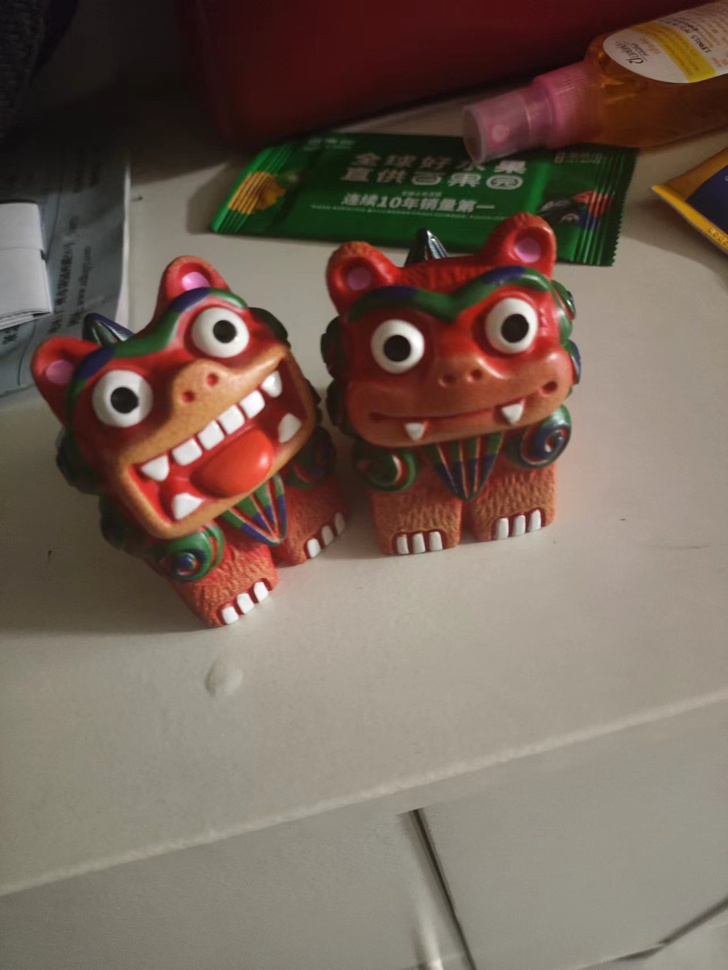
#> input picture 11.jpg, 728 x 970 px, shrunk from 1279 x 1704 before the run
$ python main.py
#> lines starting #> are read from the running program, lines starting #| are printed output that depends on the picture
from PIL import Image, ImageDraw


def draw_line_on_image(image_path, start_x, start_y, end_x, end_y, line_color, line_thickness, output_path):
    # 打开图像
#> called with image_path = '11.jpg', start_x = 50, start_y = 50, end_x = 200, end_y = 200, line_color = (0, 255, 0), line_thickness = 25, output_path = 'output_image.jpg'
    image = Image.open(image_path)
#> image is the input picture: PIL image 728x970 RGB; mean R, G, B 117, 99.6, 88.1

    # 创建一个可绘制的对象
    draw = ImageDraw.Draw(image)

    # 绘制线条
    draw.line([(start_x, start_y), (end_x, end_y)], fill=line_color, width=line_thickness)

    # 保存修改后的图像
    image.save(output_path)
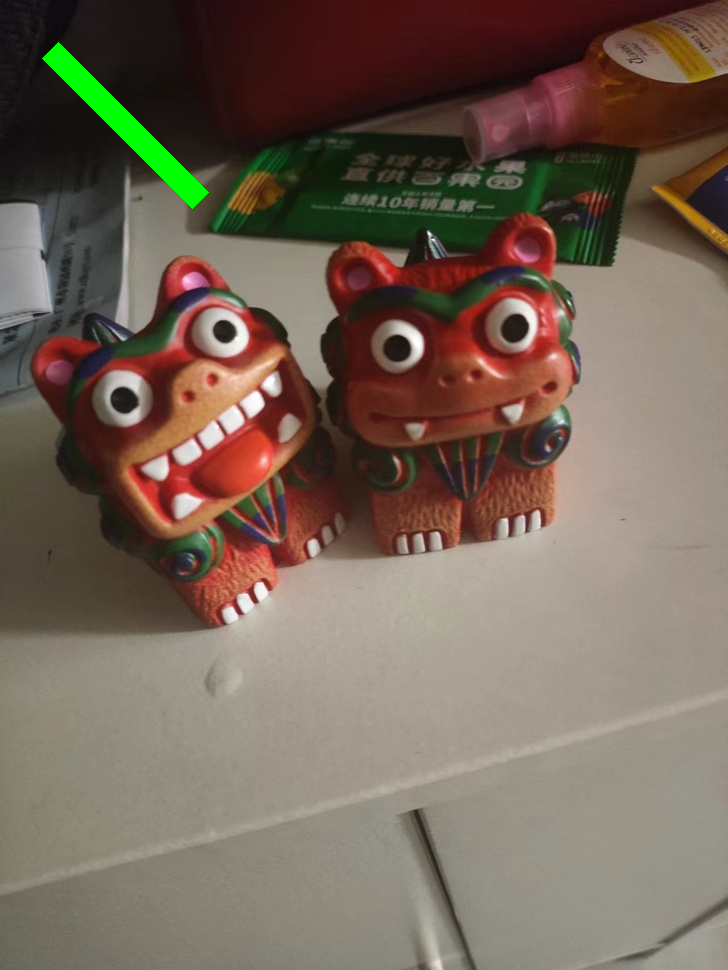
#> saved as output_image.jpg: PIL image 728x970 RGB; mean R, G, B 116.7, 101.2, 87.9
    print(f"Line drawn and image saved to {output_path}")


# 使用示例
image_path = '11.jpg'  # 输入图片的路径
start_x, start_y = 50, 50  # 线条起始坐标
end_x, end_y = 200, 200  # 线条结束坐标
line_color = (0, 255, 0)  # 线条颜色 (R, G, B) 格式
line_thickness = 25  # 线条宽度
output_path = 'output_image.jpg'  # 输出图片的路径

draw_line_on_image(image_path, start_x, start_y, end_x, end_y, line_color, line_thickness, output_path)

$ run again, with frame_0.jpg copied over 11.jpg
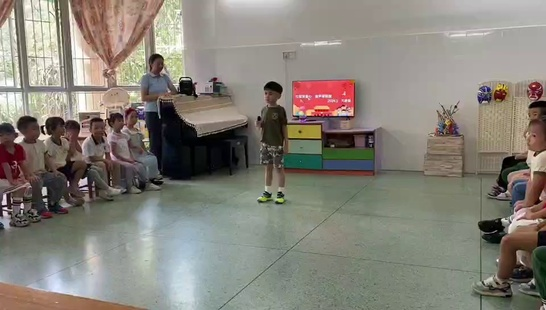
#> input picture frame_0.jpg, 546 x 310 px, shrunk from 960 x 544 before the run
#> in draw_line_on_image, image is the input picture: PIL image 546x310 RGB; mean R, G, B 133.6, 129.1, 120.1
#> in draw_line_on_image, `image.save(output_path)`:
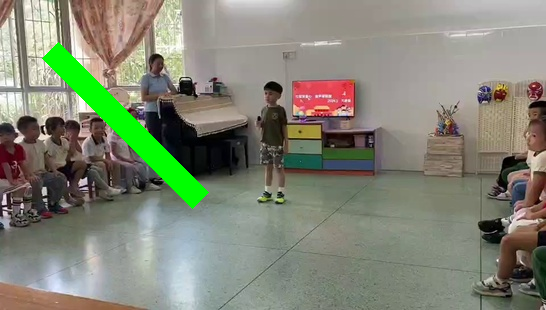
#> saved as output_image.jpg: PIL image 546x310 RGB; mean R, G, B 130, 133.2, 116.9
